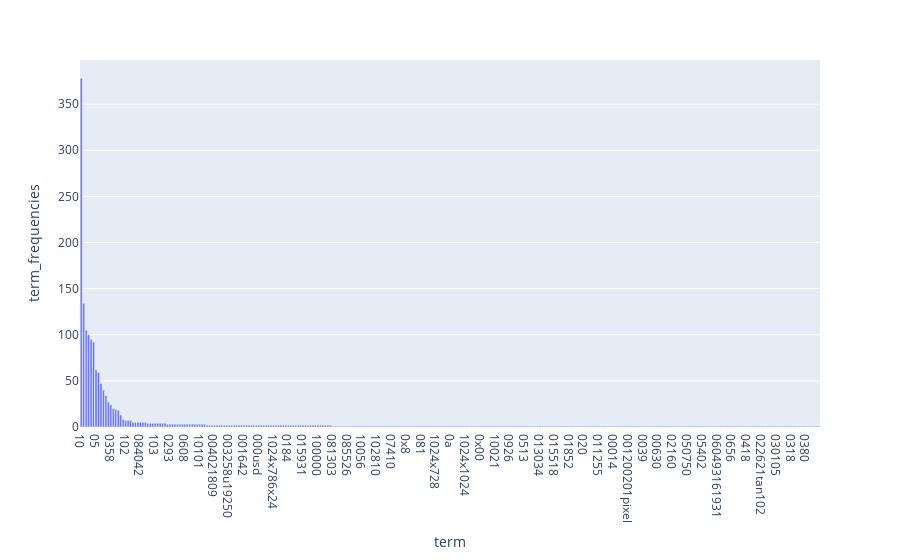

Source (notebook cell):
### Markdown cell above
### Exercise 15

### Code cell
# Answer here
df_15 = df.sort_values(by=['term_frequencies'], ascending=False)
fig = px.bar(df_15, x='term', y='term_frequencies')
fig.show()

### Figure 1 — Plotly figure (JSON) as saved in the notebook; plotly's stock layout.template omitted (floating-point values rounded to 4 significant figures; data arrays with more than 128 entries replaced by an {"elided": "..."} marker saying what was removed)
{"data": [{"alignmentgroup": "True", "hovertemplate": "term=%{x}<br>term_frequencies=%{y}<extra></extra>", "legendgroup": "", "marker": {"color": "#636efa", "pattern": {"shape": ""}}, "name": "", "offsetgroup": "", "orientation": "v", "showlegend": false, "textposition": "auto", "type": "bar", "x": {"elided": "300 str values"}, "xaxis": "x", "y": {"elided": "300 int values"}, "yaxis": "y"}], "layout": {"barmode": "relative", "legend": {"tracegroupgap": 0}, "margin": {"t": 60}, "xaxis": {"anchor": "y", "domain": [0, 1], "title": {"text": "term"}}, "yaxis": {"anchor": "x", "domain": [0, 1], "title": {"text": "term_frequencies"}}}}
